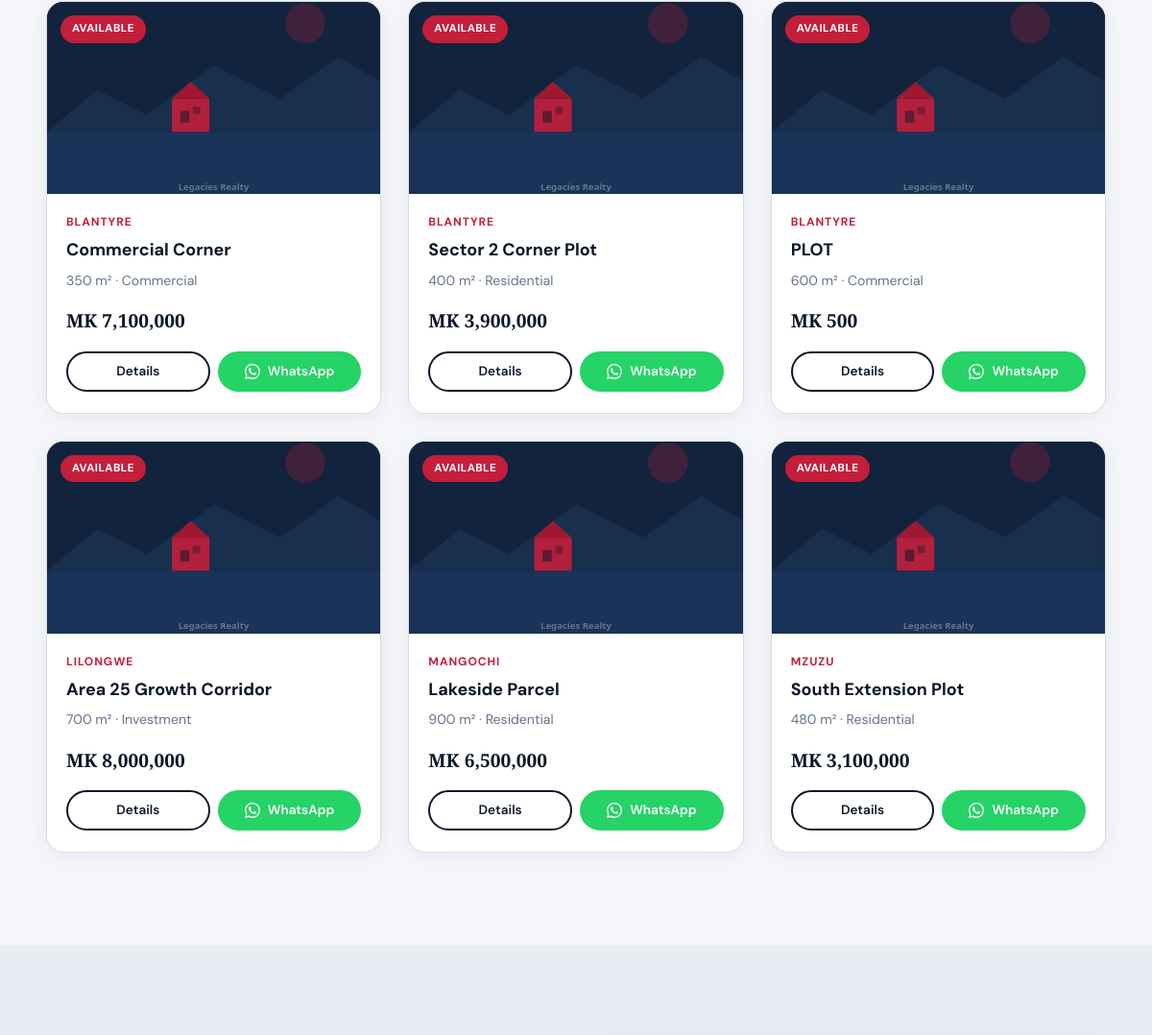
Before: / (middle part) with the older database file.
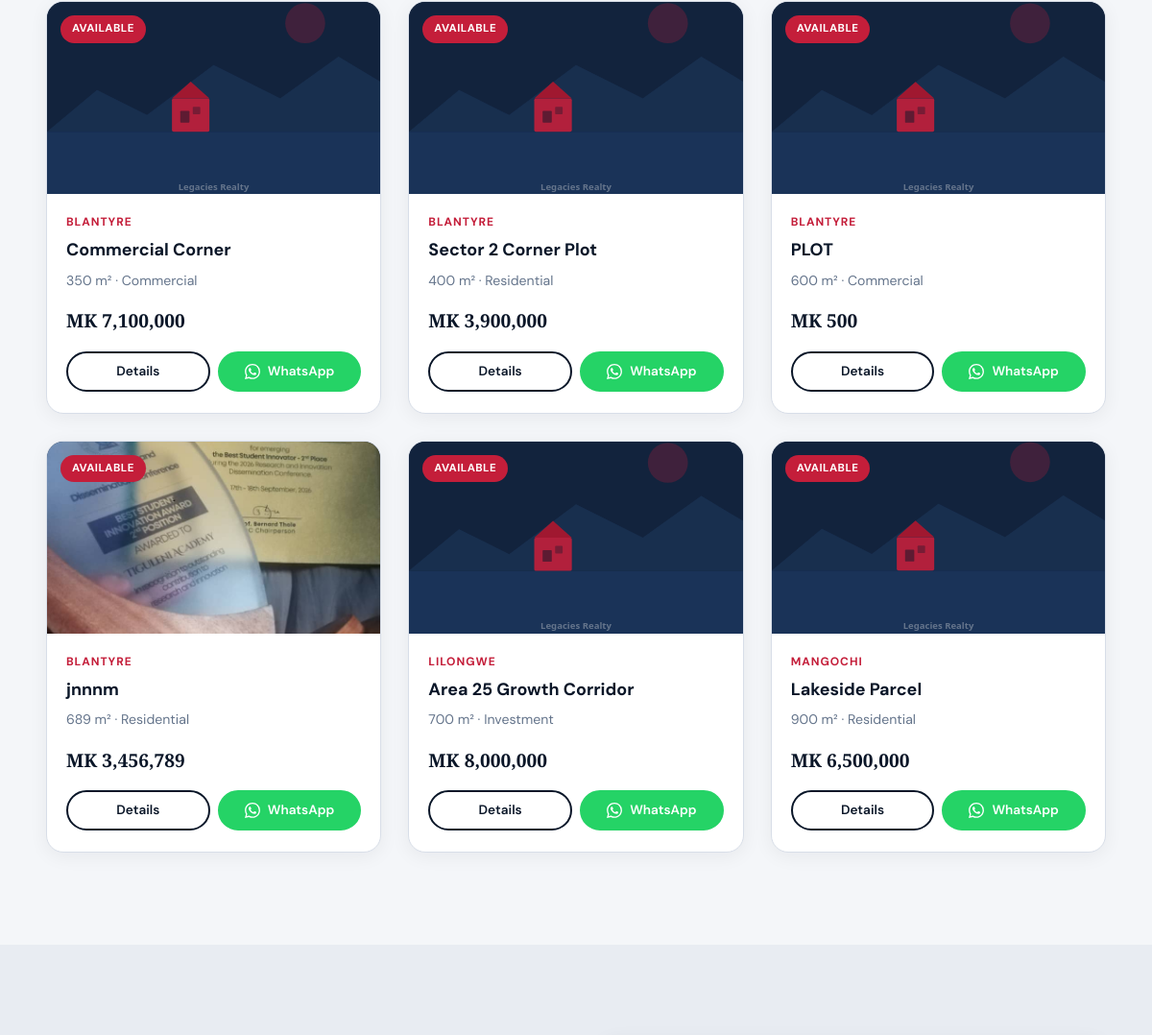
After: the same page with the newer database file.
### app/models.py (models this page shows, shortened)
class Plot(db.Model):
    __tablename__ = "plots"
    id = db.Column(db.Integer, primary_key=True)
    plot_code = db.Column(db.String(50), unique=True, nullable=False)
    city = db.Column(db.String(50), nullable=False)
    title = db.Column(db.String(120), nullable=False)
    size_sqm = db.Column(db.Integer, nullable=False)
    plot_type = db.Column(db.String(50), default="Residential")
    price_mwk = db.Column(db.Integer)
    status = db.Column(db.String(30), default="Available")
    description = db.Column(db.Text)
    coordinates = db.Column(db.String(80))
    image1 = db.Column(db.String(200))
    image2 = db.Column(db.String(200))
    image3 = db.Column(db.String(200))
    created_at = db.Column(db.DateTime, default=lambda: datetime.now(timezone.utc))
    agreement = db.relationship("Agreement", back_populates="plot", uselist=False)
    def images(self):
        out = []
        for field in (self.image1, self.image2, self.image3):
            if field:
                out.append(field)
        return out
    def cover_image(self):
        imgs = self.images()
        return imgs[0] if imgs else None

### app/routes_public.py (the view)
@public_bp.route("/")
def home():
    available = (
        Plot.query.filter(Plot.status.in_(["Available", "Reserved"]))
        .order_by(Plot.city, Plot.plot_code)
        .limit(6)
        .all()
    )
    return render_template(
        "index.html",
        plots=available,
        format_price=format_price,
        whatsapp_link=whatsapp_link,
    )

### app/services.py (called while the page is built)
def format_price(mwk):
    if mwk is None:
        return "On request"
    return f"MK {mwk:,}"

def whatsapp_link(plot_code: str = "", title: str = "", city: str = "") -> str:
    number = re.sub(r"\D", "", str(current_app.config.get("WHATSAPP_NUMBER", "265999000000")))
    if plot_code:
        text = (
            f"Hello Legacies Realty, I'm interested in plot {plot_code}"
            f" ({title}, {city}). Please share more details."
        )
    else:
        text = "Hello Legacies Realty, I'd like to enquire about available plots."
    from urllib.parse import quote
    return f"https://wa.me/{number}?text={quote(text)}"

### app/templates/index.html (shortened to what this page needs)
{% extends "base.html" %}
{% block content %}
<section class="section" id="plots">
  <div class="container">
    <div class="plots-grid">
      {% for p in plots %}
      <article class="plot-card">
        <div class="plot-image-wrap">
          {% if p.cover_image() %}
          <img src="{{ url_for('static', filename=p.cover_image()) }}" alt="{{ p.title }}" loading="lazy" />
          {% else %}
          <img src="{{ url_for('static', filename='img/plot-placeholder.svg') }}" alt="{{ p.title }}" class="plot-placeholder-img" />
          {% endif %}
          <span class="plot-badge {% if p.status != 'Available' %}{{ p.status|lower }}{% endif %}">{{ p.status }}</span>
        </div>
        <div class="plot-body">
          <div class="plot-city">{{ p.city }}</div>
          <h3>{{ p.title }}</h3>
          <p class="plot-meta">{{ p.size_sqm }} m² · {{ p.plot_type }}</p>
          <p class="plot-price">{{ format_price(p.price_mwk) }}</p>
          <div class="plot-actions">
            <a href="{{ url_for('public.plot_detail', plot_id=p.id) }}" class="btn btn-sm btn-outline-dark">Details</a>
            <a href="{{ whatsapp_link(p.plot_code, p.title, p.city) }}" class="btn btn-sm btn-whatsapp" target="_blank" rel="noopener"> WhatsApp</a>
          </div>
        </div>
      </article>
      {% else %}
      <p>No plots listed yet. Check back soon.</p>
      {% endfor %}
    </div>
  </div>
</section>
<section class="section section-alt" id="verify-teaser">
</section>
{% endblock %}

### app/templates/base.html (shortened to what this page needs)
<!DOCTYPE html>
<html lang="en">
<head>
  <link rel="stylesheet" href="{{ url_for('static', filename='css/styles.css') }}" />
</head>
<body>
  {% block content %}{% endblock %}
</body>
</html>

### app/static/css/styles.css (style rules this page uses)
:root { --navy: #0a1628; --navy-mid: #12233d; --navy-soft: #1a3358; --red: #c41e3a; --red-hover: #a01830; --red-soft: #fde8ec; --bg: #f4f6f9; --bg-alt: #e8ecf2; --surface: #ffffff; --ink: #0f172a; --ink-muted: #64748b; --border: #d8dee8; --success: #0d7a4f; --whatsapp: #25d366; --whatsapp-hover: #1da851; --radius: 12px; --radius-lg: 18px; --shadow: 0 4px 20px rgba(10, 22, 40, 0.06); --shadow-lg: 0 16px 48px rgba(10, 22, 40, 0.12); --font: "DM Sans", system-ui, sans-serif; --serif: "Playfair Display", Georgia, serif; --header-h: 76px; }
*, *::before, *::after { box-sizing: border-box; margin: 0; padding: 0; }
html { scroll-behavior: smooth; }
body { font-family: var(--font); background: var(--bg); color: var(--ink); line-height: 1.6; -webkit-font-smoothing: antialiased; }
img { max-width: 100%; display: block; }
a { color: inherit; text-decoration: none; }
.container { width: min(1140px, 92%); margin-inline: auto; }
.btn { display: inline-flex; align-items: center; justify-content: center; gap: 8px; padding: 12px 22px; border-radius: 999px; font-weight: 600; font-size: .95rem; border: 2px solid transparent; cursor: pointer; transition: background .15s, color .15s, border-color .15s, transform .1s, box-shadow .15s; }
.btn-outline-dark { background: transparent; border-color: var(--navy); color: var(--navy); }
.btn-whatsapp { background: var(--whatsapp); color: #fff; border-color: var(--whatsapp); }
.btn-sm { padding: 8px 16px; font-size: .85rem; }
.section { padding: 96px 0; }
.section-alt { background: var(--bg-alt); }
.plots-grid { display: grid; grid-template-columns: repeat(3, 1fr); gap: 28px; }
.plot-card { background: var(--surface); border-radius: var(--radius-lg); overflow: hidden; border: 1px solid var(--border); box-shadow: var(--shadow); transition: box-shadow .25s, transform .25s; display: flex; flex-direction: column; }
.plot-image-wrap { position: relative; height: 200px; overflow: hidden; background: var(--navy-mid); }
.plot-image-wrap img { width: 100%; height: 100%; object-fit: cover; transition: transform .4s ease; }
.plot-badge { position: absolute; top: 14px; left: 14px; background: var(--red); color: #fff; font-size: .72rem; font-weight: 700; letter-spacing: .04em; padding: 5px 12px; border-radius: 999px; text-transform: uppercase; }
.plot-body { padding: 20px 20px 22px; display: flex; flex-direction: column; flex: 1; }
.plot-city { font-size: .75rem; font-weight: 700; letter-spacing: .08em; text-transform: uppercase; color: var(--red); margin-bottom: 6px; }
.plot-body h3 { font-size: 1.12rem; color: var(--navy); margin-bottom: 8px; line-height: 1.3; }
.plot-meta { font-size: .88rem; color: var(--ink-muted); margin-bottom: 6px; }
.plot-price { font-weight: 800; color: var(--navy); font-size: 1.2rem; margin: 10px 0 16px; font-family: var(--serif); }
.plot-actions { display: flex; gap: 8px; margin-top: auto; flex-wrap: wrap; }
.plot-actions .btn { flex: 1; min-width: 110px; justify-content: center; }
.plot-placeholder-img { width: 100%; height: 100%; object-fit: cover; }
.plot-image-wrap img { width: 100%; height: 100%; object-fit: cover; }
.plot-city { display: inline-flex; align-items: center; gap: 6px; font-size: .75rem; font-weight: 700; letter-spacing: .08em; text-transform: uppercase; color: var(--red); margin-bottom: 8px; }
.btn svg { flex-shrink: 0; }

Changed rows visible on the page:
no longer on this page (row unchanged): Plot: status "AVAILABLE", city "MZUZU", title "South Extension Plot", size_sqm "480", plot_type "Residential", price_mwk "MK 3,100,000"
added Plot: image1+image2+image3 (picture), status "AVAILABLE", city "BLANTYRE", title "jnnnm", size_sqm "689", plot_type "Residential", price_mwk "MK 3,456,789"
